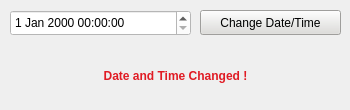
        <widget class="QWidget" name="tab_4">
         <attribute name="title">
          <string>Date and Time</string>
         </attribute>
         <widget class="QPushButton" name="pushButton_changeDateTime">
          <property name="geometry">
           <rect>
            <x>200</x>
            <y>10</y>
            <width>141</width>
            <height>25</height>
           </rect>
          </property>
          <property name="styleSheet">
           <string notr="true">background-color: rgb(222, 221, 218);</string>
          </property>
          <property name="text">
           <string>Change Date/Time</string>
          </property>
         </widget>
         <widget class="QDateTimeEdit" name="dateTimeEdit">
          <property name="geometry">
           <rect>
            <x>10</x>
            <y>10</y>
            <width>181</width>
            <height>26</height>
           </rect>
          </property>
          <property name="styleSheet">
           <string notr="true">background-color: rgb(255, 255, 255);</string>
          </property>
         </widget>
         <widget class="QLabel" name="label_dateTimeChanged">
          <property name="enabled">
           <bool>true</bool>
          </property>
          <property name="geometry">
           <rect>
            <x>30</x>
            <y>50</y>
            <width>291</width>
            <height>51</height>
           </rect>
          </property>
          <property name="font">
           <font>
            <weight>75</weight>
            <bold>true</bold>
           </font>
          </property>
          <property name="layoutDirection">
           <enum>Qt::LeftToRight</enum>
          </property>
          <property name="styleSheet">
           <string notr="true">color: rgb(224, 27, 36);</string>
          </property>
          <property name="text">
           <string>Date and Time Changed !</string>
          </property>
          <property name="alignment">
           <set>Qt::AlignCenter</set>
          </property>
         </widget>
        </widget>
